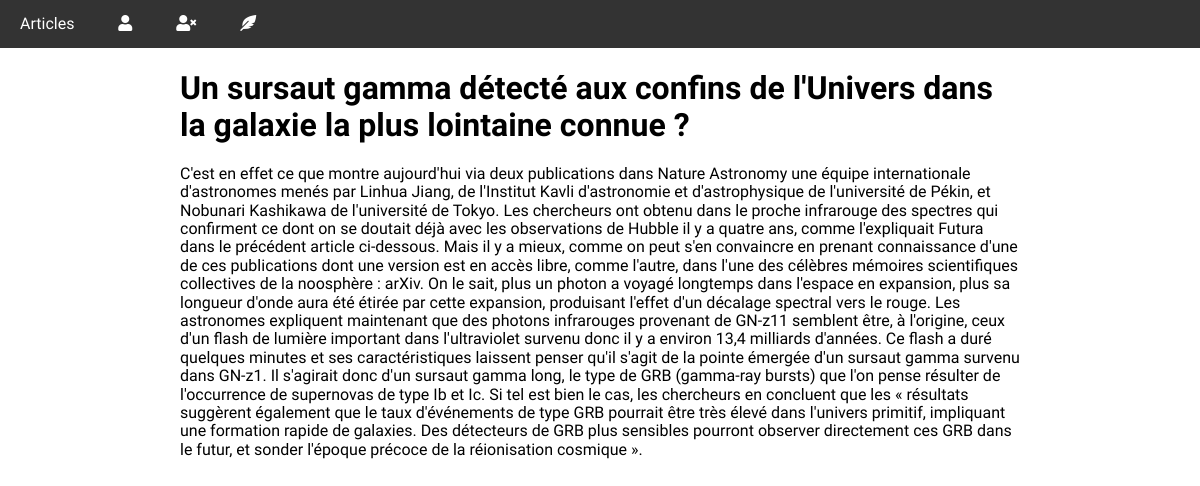
Screenshot of /index.php?admin=articleDetails&id=91 (signed in) with the database file from the repository.
### tables this page shows
CREATE TABLE IF NOT EXISTS `articles` (
  `idArticles` int(10) NOT NULL AUTO_INCREMENT,
  `titleArticles` varchar(255) NOT NULL,
  `auteurArticles` varchar(255) NOT NULL,
  `dateArticles` datetime NOT NULL,
  `textArticles` text NOT NULL,
  `checkedArticles` varchar(20) NOT NULL,
  PRIMARY KEY (`idArticles`)
);

### controller/ArticlesController.class.php (called while the page is built, shortened)
<?php
class ArticlesController{
  public function displayArticle($id){
    $SaveModel = new SaveModel();
    $verif = $SaveModel->getSavedArticles($id);
    $ArticlesModel = new ArticlesModel();
    $article = $ArticlesModel->getArticle($id);
    include 'www/templates/layout.phtml';
  }
}

### model/SaveModel.class.php (called while the page is built, shortened)
<?php
class SaveModel{
  public function getSavedArticles($id){
    $bdd=tryCatch();
    $query=$bdd->prepare("
    SELECT * FROM `save` WHERE idUser = ? AND idArticles = ?");
    $query->execute([$_SESSION["user"]["idUser"],$id]);
    $savedArticle=$query->fetch(PDO::FETCH_ASSOC);
    return $savedArticle;
  }
}

### model/ArticlesModel.class.php (called while the page is built, shortened)
<?php
class ArticlesModel{
  public function getArticle($id){
    $bdd=tryCatch();
    $idArticle=$id;
    $query=$bdd->prepare('SELECT * FROM `articles` WHERE idArticles = ?');
    $query->execute([$idArticle]);
    $article=$query->fetch(PDO::FETCH_ASSOC);
    return $article;
  }
}

### www/templates/article.phtml (the view, shortened to what this page needs)
<main id="article" >
    <h1><?=htmlspecialchars($article['titleArticles'])?></h1>
    <p><?=htmlspecialchars($article['textArticles'])?></p>
</main>

### www/css/style.css (style rules this page uses)
body { font-family: 'Andika New Basic', sans-serif; }
#article { margin: 0% 15%; }

### rows the page displays
articles: titleArticles "Un sursaut gamma détecté aux confins de l'Univers dans la galaxie la plus lointaine connue ?", textArticles "C'est en effet ce que montre aujourd'hui via deux publications dans Nature Astronomy une équipe internationale d'astronomes menés par Linhua Jiang, de l'Institut Kavli d'astronomie et d'astrophysique de l'université de Pékin, et Nobunari Kashikawa de l'université de Tokyo. Les chercheurs ont obtenu dans le proche infrarouge des spectres qui confirment ce dont on se doutait déjà avec les observations de Hubble il y a quatre ans, comme l'expliquait Futura dans le précédent article ci-dessous. Mais il y a mieux, comme on peut s'en convaincre en prenant connaissance d'une de ces publications dont une version est en accès libre, comme l'autre, dans l'une des célèbres mémoires scientifiques…"
